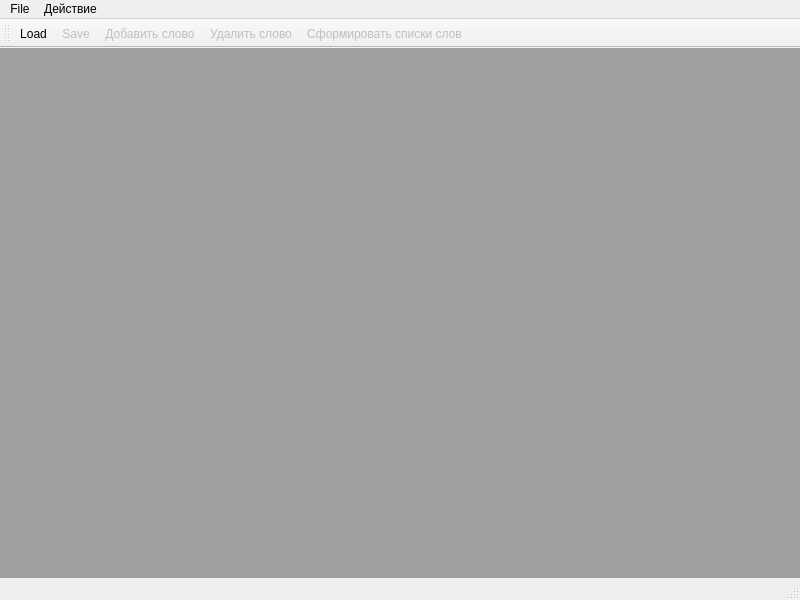
<?xml version="1.0" encoding="UTF-8"?>
<ui version="4.0">
 <class>MainWindow</class>
 <widget class="QMainWindow" name="MainWindow">
  <property name="geometry">
   <rect>
    <x>0</x>
    <y>0</y>
    <width>800</width>
    <height>600</height>
   </rect>
  </property>
  <property name="windowTitle">
   <string>MainWindow</string>
  </property>
  <widget class="QWidget" name="centralwidget">
   <widget class="QMdiArea" name="mdiArea">
    <property name="geometry">
     <rect>
      <x>0</x>
      <y>0</y>
      <width>811</width>
      <height>601</height>
     </rect>
    </property>
   </widget>
  </widget>
  <widget class="QMenuBar" name="menubar">
   <property name="geometry">
    <rect>
     <x>0</x>
     <y>0</y>
     <width>800</width>
     <height>25</height>
    </rect>
   </property>
   <widget class="QMenu" name="menuFile">
    <property name="title">
     <string>File</string>
    </property>
    <addaction name="actionLoad"/>
    <addaction name="actionSave"/>
   </widget>
   <widget class="QMenu" name="menu">
    <property name="title">
     <string>Действие</string>
    </property>
    <addaction name="add"/>
    <addaction name="remove"/>
    <addaction name="doLists"/>
   </widget>
   <addaction name="menuFile"/>
   <addaction name="menu"/>
  </widget>
  <widget class="QStatusBar" name="statusbar"/>
  <widget class="QToolBar" name="toolBar">
   <property name="windowTitle">
    <string>toolBar</string>
   </property>
   <attribute name="toolBarArea">
    <enum>TopToolBarArea</enum>
   </attribute>
   <attribute name="toolBarBreak">
    <bool>false</bool>
   </attribute>
   <addaction name="actionLoad"/>
   <addaction name="actionSave"/>
   <addaction name="add"/>
   <addaction name="remove"/>
   <addaction name="doLists"/>
  </widget>
  <action name="actionLoad">
   <property name="icon">
    <iconset resource="icons.qrc">
     <normaloff>:/new/prefix1/icons/1024x1024bb.png</normaloff>:/new/prefix1/icons/1024x1024bb.png</iconset>
   </property>
   <property name="text">
    <string>Load</string>
   </property>
  </action>
  <action name="actionSave">
   <property name="enabled">
    <bool>false</bool>
   </property>
   <property name="icon">
    <iconset resource="icons.qrc">
     <normaloff>:/new/prefix1/icons/png-clipart-computer-icons-icon-design-iconfinder-save-icon-miscellaneous-saving.png</normaloff>:/new/prefix1/icons/png-clipart-computer-icons-icon-design-iconfinder-save-icon-miscellaneous-saving.png</iconset>
   </property>
   <property name="text">
    <string>Save</string>
   </property>
  </action>
  <action name="add">
   <property name="enabled">
    <bool>false</bool>
   </property>
   <property name="icon">
    <iconset resource="icons.qrc">
     <normaloff>:/new/prefix1/icons/png-transparent-green-and-white-icon-grass-symbol-green-apps-dialog-add-flag-canada-rectangle.png</normaloff>:/new/prefix1/icons/png-transparent-green-and-white-icon-grass-symbol-green-apps-dialog-add-flag-canada-rectangle.png</iconset>
   </property>
   <property name="text">
    <string>Добавить слово</string>
   </property>
  </action>
  <action name="remove">
   <property name="enabled">
    <bool>false</bool>
   </property>
   <property name="icon">
    <iconset resource="icons.qrc">
     <normaloff>:/new/prefix1/icons/i.webp</normaloff>:/new/prefix1/icons/i.webp</iconset>
   </property>
   <property name="text">
    <string>Удалить слово</string>
   </property>
  </action>
  <action name="doLists">
   <property name="enabled">
    <bool>false</bool>
   </property>
   <property name="icon">
    <iconset resource="icons.qrc">
     <normaloff>:/new/prefix1/icons/png-clipart-computer-icons-shopping-list-others-angle-text.png</normaloff>:/new/prefix1/icons/png-clipart-computer-icons-shopping-list-others-angle-text.png</iconset>
   </property>
   <property name="text">
    <string>Сформировать списки слов</string>
   </property>
  </action>
 </widget>
 <resources>
  <include location="icons.qrc"/>
 </resources>
 <connections/>
</ui>
